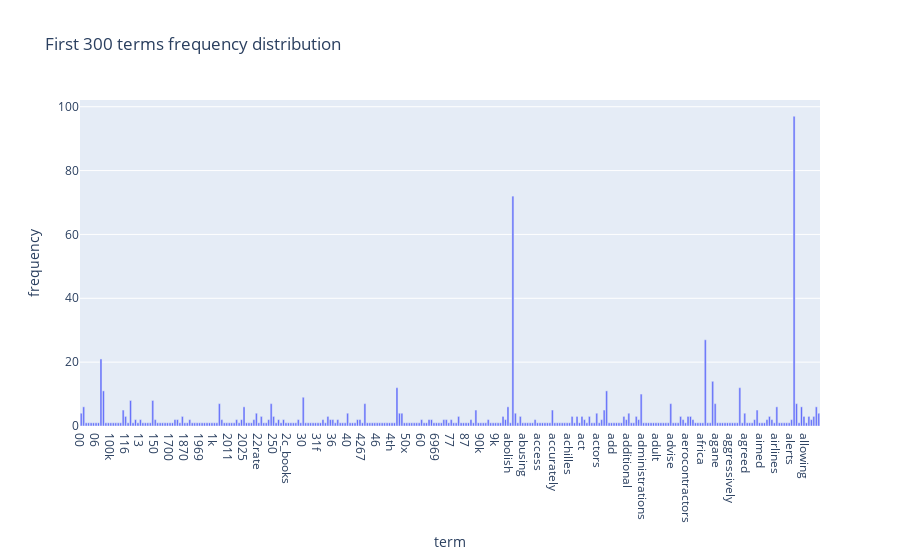

The cell this chart's notebook holds for it:
### Code cell
# EX12 use poltly to draw the term frequency distribution
term_freq_df = pd.DataFrame({'term': count_vect.get_feature_names_out()[:300], 'frequency': term_freq[:300]})
fig = px.bar(term_freq_df, x='term', y='frequency', title='First 300 terms frequency distribution')
fig.show()

### Figure 1 — Plotly figure (JSON) as saved in the notebook; plotly's stock layout.template omitted (floating-point values rounded to 4 significant figures; data arrays with more than 128 entries replaced by an {"elided": "..."} marker saying what was removed)
{"data": [{"hovertemplate": "term=%{x}<br>frequency=%{y}<extra></extra>", "legendgroup": "", "marker": {"color": "#636efa", "pattern": {"shape": ""}}, "name": "", "orientation": "v", "showlegend": false, "textposition": "auto", "type": "bar", "x": {"elided": "300 str values"}, "xaxis": "x", "y": {"elided": "300 int values"}, "yaxis": "y"}], "layout": {"barmode": "relative", "legend": {"tracegroupgap": 0}, "title": {"text": "First 300 terms frequency distribution"}, "xaxis": {"anchor": "y", "domain": [0, 1], "title": {"text": "term"}}, "yaxis": {"anchor": "x", "domain": [0, 1], "title": {"text": "frequency"}}}}
